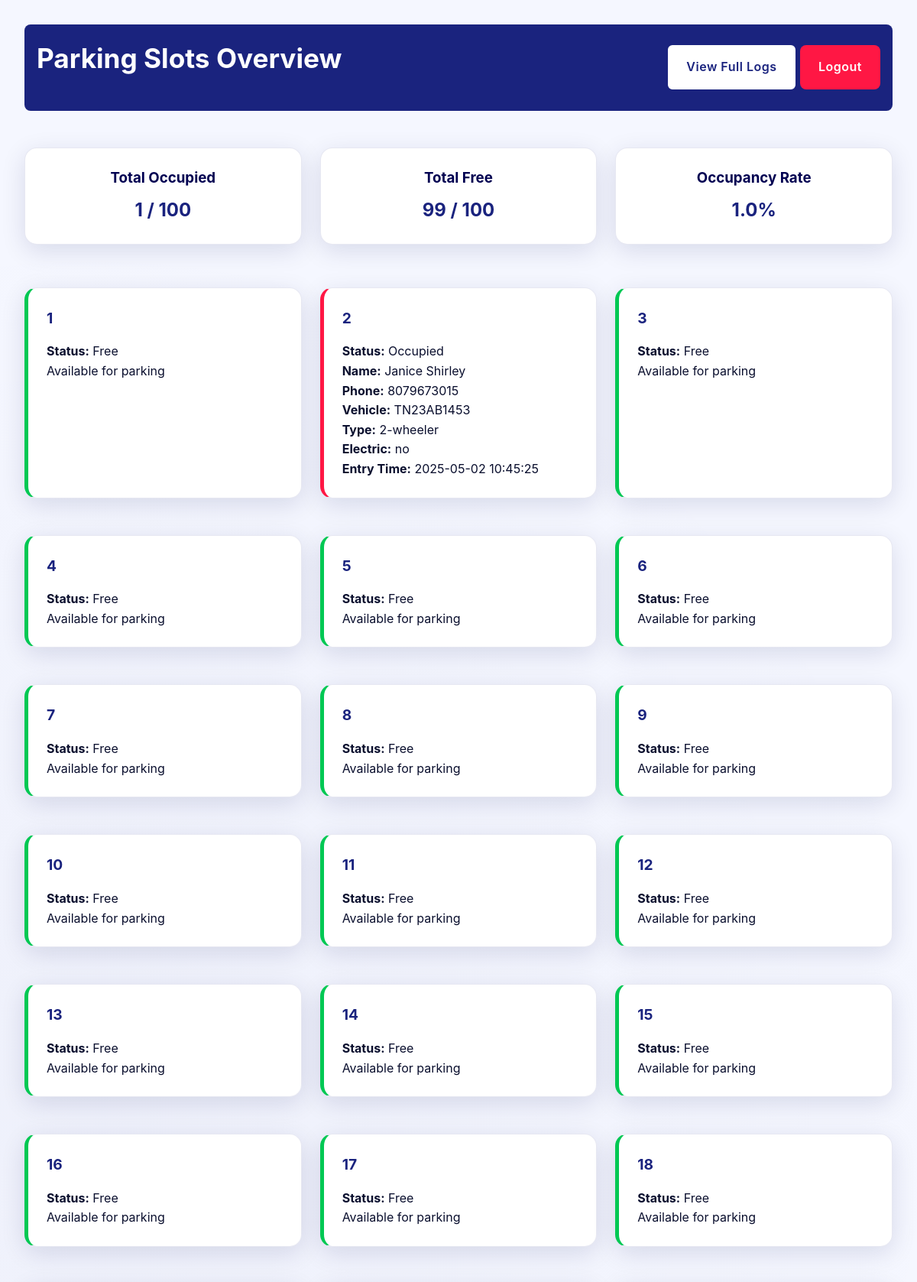
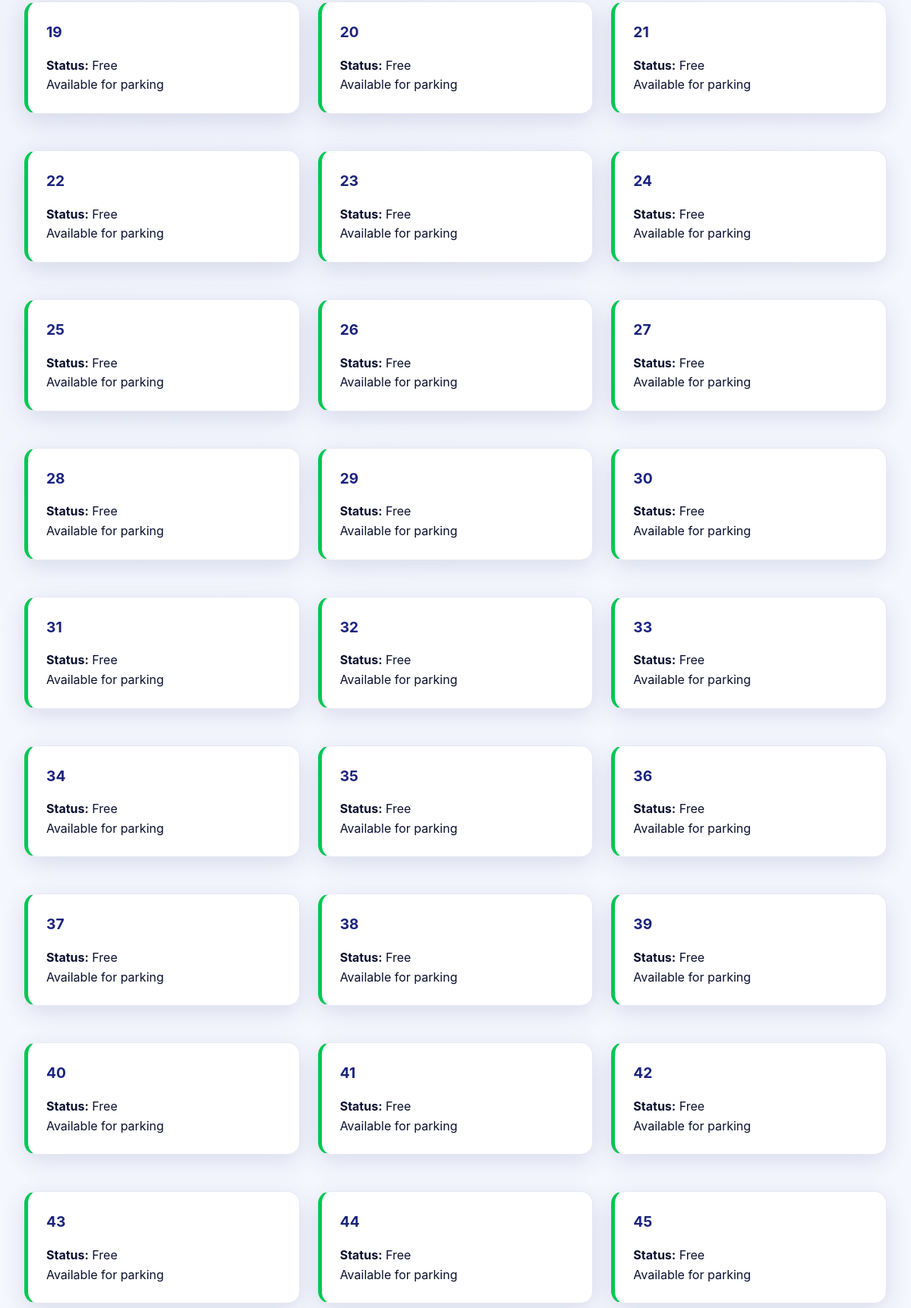
The page /admin_dashboard (signed in, upper part) on the database its author committed (2 pictures, top to bottom).
### tables this page shows
CREATE TABLE parking_slots (slot_id INTEGER PRIMARY KEY, status TEXT NOT NULL);

CREATE TABLE users (
        id INTEGER PRIMARY KEY AUTOINCREMENT,
        name TEXT NOT NULL,
        phone TEXT NOT NULL,
        vehicle_number TEXT NOT NULL,
        vehicle_type TEXT NOT NULL,
        electric TEXT NOT NULL,
        time TEXT NOT NULL,
        slot_id INTEGER NOT NULL);

### app.py (the view)
@app.route('/admin_dashboard')
def admin_dashboard():
    if 'admin_id' not in session:
        return redirect(url_for('admin_login'))
    conn = sqlite3.connect(DB)
    c = conn.cursor()
    c.execute('SELECT slot_id, status FROM parking_slots ORDER BY slot_id')
    slots = [{'slot_id': row[0], 'status': row[1], 'user_details': None} for row in c.fetchall()]
    c.execute('SELECT * FROM users')
    users = c.fetchall()
    user_map = {user[7]: user for user in users}
    for slot in slots:
        if slot['status'] == 'occupied' and slot['slot_id'] in user_map:
            slot['user_details'] = user_map[slot['slot_id']]
    c.execute('SELECT COUNT(*) FROM parking_slots WHERE status="occupied"')
    occupied_count = c.fetchone()[0]
    free_count = 100 - occupied_count
    occupancy_rate = round((occupied_count / 100) * 100, 1)
    conn.close()
    return render_template('admin_dashboard.html',
                         slots=slots,
                         occupied_count=occupied_count,
                         free_count=free_count,
                         occupancy_rate=occupancy_rate)

### templates/admin_dashboard.html (shortened to what this page needs)
<!DOCTYPE html>
<html lang="en">
<head>
    <link rel="stylesheet" href="{{ url_for('static', filename='css/style.css') }}">
</head>
<body>
    <div class="container">
        <div class="header">
            <h1>Parking Slots Overview</h1>
            <div>
                <a href="{{ url_for('admin_logs') }}" class="btn btn-secondary">View Full Logs</a>
                <a href="{{ url_for('admin_logout') }}" class="btn btn-danger">Logout</a>
            </div>
        </div>
        <div class="stats">
            <div class="stat-card">
                <h3>Total Occupied</h3>
                <p>{{ occupied_count }} / 100</p>
            </div>
            <div class="stat-card">
                <h3>Total Free</h3>
                <p>{{ free_count }} / 100</p>
            </div>
            <div class="stat-card">
                <h3>Occupancy Rate</h3>
                <p>{{ occupancy_rate }}%</p>
            </div>
        </div>
        <div class="parking-grid">
            {% for slot in slots %}
            <div class="parking-slot {% if slot.status == 'free' %}free{% else %}occupied{% endif %}">
                <span class="slot-number">{{ slot.slot_id }}</span>
                {% if slot.status == 'occupied' and slot.user_details %}
                <div class="slot-details">
                    <p><strong>Status:</strong> Occupied</p>
                    <p><strong>Name:</strong> {{ slot.user_details[1] }}</p>
                    <p><strong>Phone:</strong> {{ slot.user_details[2] }}</p>
                    <p><strong>Vehicle:</strong> {{ slot.user_details[3] }}</p>
                    <p><strong>Type:</strong> {{ slot.user_details[4] }}</p>
                    <p><strong>Electric:</strong> {{ slot.user_details[5] }}</p>
                    <p><strong>Entry Time:</strong> {{ slot.user_details[6] }}</p>
                </div>
                {% else %}
                <div class="slot-details">
                    <p><strong>Status:</strong> Free</p>
                    <p>Available for parking</p>
                </div>
                {% endif %}
            </div>
            {% endfor %}
        </div>
    </div>
</body>
</html>

### static/css/style.css (style rules this page uses)
:root { --primary-color: #1a237e; --primary-light: #534bae; --primary-dark: #000051; --secondary-color: #448aff; --accent-color: #00b0ff; --light-color: #f5f7ff; --dark-color: #0a0f2e; --success-color: #00c853; --danger-color: #ff1744; --warning-color: #ff9100; --card-shadow: 0 8px 32px rgba(0, 20, 80, 0.12); --button-shadow: 0 4px 14px rgba(0, 80, 255, 0.2); --hover-shadow: 0 8px 25px rgba(0, 80, 255, 0.3); --space-sm: 0.5rem; --space-md: 1rem; --space-lg: 1.5rem; --space-xl: 2rem; --space-xxl: 3rem; }
* { margin: 0; padding: 0; box-sizing: border-box; font-family: 'Inter', -apple-system, BlinkMacSystemFont, 'Segoe UI', Roboto, Oxygen, Ubuntu, Cantarell, sans-serif; }
body { background-color: var(--light-color); color: var(--dark-color); line-height: 1.6; min-height: 100vh; background-image: radial-gradient(circle at 10% 20%, rgba(26, 35, 126, 0.03) 0%, transparent 20%), radial-gradient(circle at 90% 80%, rgba(68, 138, 255, 0.03) 0%, transparent 20%); }
h1, h2, h3, h4 { color: var(--primary-color); margin-bottom: var(--space-lg); font-weight: 700; }
h1 { font-size: 2.2rem; background: linear-gradient(45deg, var(--primary-color), var(--primary-light)); -webkit-background-clip: text; background-clip: text; color: transparent; }
.container { max-width: 1200px; margin: 0 auto; padding: var(--space-xl); }
.header-container, .header { display: flex; justify-content: space-between; align-items: center; margin-bottom: var(--space-xxl); padding-bottom: var(--space-md); border-bottom: 1px solid rgba(26, 35, 126, 0.1); }
.header { background: var(--primary-color); color: white; padding: var(--space-md); border-radius: 8px; }
.header h1 { color: white; background: none; -webkit-background-clip: initial; background-clip: initial; }
.card, .form-container, .user-info, .exit-confirmation, .stat-card, .parking-slot { background: white; border-radius: 16px; padding: var(--space-xl); box-shadow: var(--card-shadow); margin-bottom: var(--space-lg); border: 1px solid rgba(26, 35, 126, 0.1); }
.btn { display: inline-block; padding: var(--space-md) var(--space-lg); border-radius: 8px; text-decoration: none; font-weight: 600; transition: all 0.3s cubic-bezier(0.25, 0.8, 0.25, 1); border: none; cursor: pointer; font-size: 1rem; letter-spacing: 0.5px; margin: var(--space-sm) 0; }
.btn-secondary { background: white; color: var(--primary-color); border: 2px solid var(--primary-color); }
.btn-danger { background: var(--danger-color); color: white; }
.parking-grid { display: grid; grid-template-columns: repeat(auto-fill, minmax(280px, 1fr)); gap: var(--space-lg); margin-top: var(--space-xl); }
.parking-slot { padding: var(--space-lg); transition: transform 0.3s ease; position: relative; overflow: hidden; }
.free { border-left: 5px solid var(--success-color); }
.occupied { border-left: 5px solid var(--danger-color); }
.slot-number { font-weight: bold; color: var(--primary-color); font-size: 1.2rem; }
.slot-details { margin-top: var(--space-md); }
.stats { display: grid; grid-template-columns: repeat(auto-fit, minmax(220px, 1fr)); gap: var(--space-lg); margin-bottom: var(--space-xl); }
.stat-card { text-align: center; padding: var(--space-lg); }
.stat-card h3 { color: var(--primary-dark); margin-bottom: var(--space-sm); }
.stat-card p { font-size: 1.5rem; font-weight: 700; color: var(--primary-color); }
.form-group, .parking-slot { animation: fadeIn 0.4s ease-out forwards; }

### rows shown on the page
parking_slots: slot_id "1", shows "Status:", status "Free"
parking_slots: slot_id "2", name "Janice Shirley", phone "8079673015", vehicle_number "TN23AB1453", vehicle_type "2-wheeler", electric "no", time "2025-05-02 10:45:25"
parking_slots: slot_id "3", shows "Status:", status "Free"
parking_slots: slot_id "4", shows "Status:", status "Free"
parking_slots: slot_id "5", shows "Status:", status "Free"
parking_slots: slot_id "6", shows "Status:", status "Free"
parking_slots: slot_id "7", shows "Status:", status "Free"
parking_slots: slot_id "8", shows "Status:", status "Free"
parking_slots: slot_id "9", shows "Status:", status "Free"
parking_slots: slot_id "10", shows "Status:", status "Free"
parking_slots: slot_id "11", shows "Status:", status "Free"
parking_slots: slot_id "12", shows "Status:", status "Free"
parking_slots: slot_id "13", shows "Status:", status "Free"
parking_slots: slot_id "14", shows "Status:", status "Free"
parking_slots: slot_id "15", shows "Status:", status "Free"
parking_slots: slot_id "16", shows "Status:", status "Free"
parking_slots: slot_id "17", shows "Status:", status "Free"
parking_slots: slot_id "18", shows "Status:", status "Free"
parking_slots: slot_id "19", shows "Status:", status "Free"
parking_slots: slot_id "20", shows "Status:", status "Free"
parking_slots: slot_id "21", shows "Status:", status "Free"
parking_slots: slot_id "22", shows "Status:", status "Free"
parking_slots: slot_id "23", shows "Status:", status "Free"
parking_slots: slot_id "24", shows "Status:", status "Free"
parking_slots: slot_id "25", shows "Status:", status "Free"
parking_slots: slot_id "26", shows "Status:", status "Free"
parking_slots: slot_id "27", shows "Status:", status "Free"
parking_slots: slot_id "28", shows "Status:", status "Free"
parking_slots: slot_id "29", shows "Status:", status "Free"
parking_slots: slot_id "30", shows "Status:", status "Free"
parking_slots: slot_id "31", shows "Status:", status "Free"
parking_slots: slot_id "32", shows "Status:", status "Free"
parking_slots: slot_id "33", shows "Status:", status "Free"
parking_slots: slot_id "34", shows "Status:", status "Free"
parking_slots: slot_id "35", shows "Status:", status "Free"
parking_slots: slot_id "36", shows "Status:", status "Free"
parking_slots: slot_id "37", shows "Status:", status "Free"
parking_slots: slot_id "38", shows "Status:", status "Free"
parking_slots: slot_id "39", shows "Status:", status "Free"
parking_slots: slot_id "40", shows "Status:", status "Free"
parking_slots: slot_id "41", shows "Status:", status "Free"
parking_slots: slot_id "42", shows "Status:", status "Free"
parking_slots: slot_id "43", shows "Status:", status "Free"
parking_slots: slot_id "44", shows "Status:", status "Free"
parking_slots: slot_id "45", shows "Status:", status "Free"

### other values the page prints
{{ occupied_count }} "1"
{{ free_count }} "99"
{{ occupancy_rate }} "1.0"
